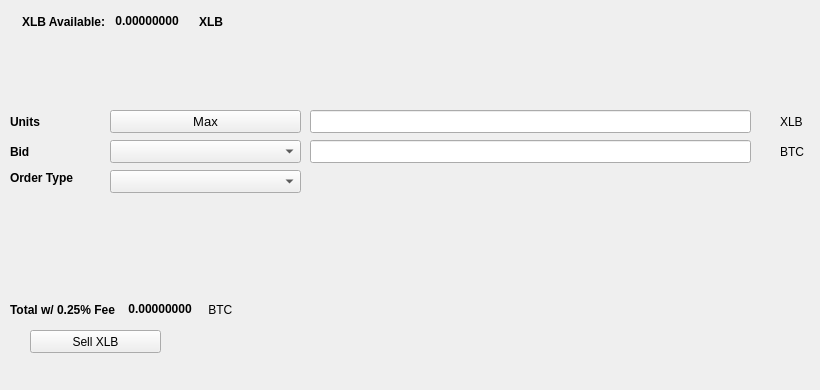
   <widget class="QWidget" name="SellTab">
    <attribute name="title">
     <string>Sell</string>
    </attribute>
    <widget class="QLabel" name="label_16">
     <property name="geometry">
      <rect>
       <x>780</x>
       <y>140</y>
       <width>31</width>
       <height>23</height>
      </rect>
     </property>
     <property name="text">
      <string>BTC</string>
     </property>
    </widget>
    <widget class="QComboBox" name="SellBidcomboBox">
     <property name="geometry">
      <rect>
       <x>110</x>
       <y>140</y>
       <width>191</width>
       <height>23</height>
      </rect>
     </property>
     <property name="font">
      <font>
       <pointsize>10</pointsize>
      </font>
     </property>
    </widget>
    <widget class="QLabel" name="label_18">
     <property name="geometry">
      <rect>
       <x>10</x>
       <y>110</y>
       <width>46</width>
       <height>23</height>
      </rect>
     </property>
     <property name="font">
      <font>
       <weight>75</weight>
       <bold>true</bold>
      </font>
     </property>
     <property name="text">
      <string>Units</string>
     </property>
    </widget>
    <widget class="QPushButton" name="Sell_Max_Amount">
     <property name="geometry">
      <rect>
       <x>110</x>
       <y>110</y>
       <width>191</width>
       <height>23</height>
      </rect>
     </property>
     <property name="font">
      <font>
       <pointsize>10</pointsize>
      </font>
     </property>
     <property name="text">
      <string>Max</string>
     </property>
    </widget>
    <widget class="QLabel" name="label_20">
     <property name="geometry">
      <rect>
       <x>10</x>
       <y>170</y>
       <width>91</width>
       <height>16</height>
      </rect>
     </property>
     <property name="font">
      <font>
       <weight>75</weight>
       <bold>true</bold>
      </font>
     </property>
     <property name="text">
      <string>Order Type</string>
     </property>
    </widget>
    <widget class="QComboBox" name="SellOrdertypeCombo">
     <property name="geometry">
      <rect>
       <x>110</x>
       <y>170</y>
       <width>191</width>
       <height>23</height>
      </rect>
     </property>
     <property name="font">
      <font>
       <pointsize>10</pointsize>
      </font>
     </property>
    </widget>
    <widget class="QLabel" name="label_21">
     <property name="geometry">
      <rect>
       <x>10</x>
       <y>140</y>
       <width>46</width>
       <height>23</height>
      </rect>
     </property>
     <property name="font">
      <font>
       <weight>75</weight>
       <bold>true</bold>
      </font>
     </property>
     <property name="text">
      <string>Bid</string>
     </property>
    </widget>
    <widget class="QLabel" name="label_22">
     <property name="geometry">
      <rect>
       <x>780</x>
       <y>110</y>
       <width>31</width>
       <height>23</height>
      </rect>
     </property>
     <property name="text">
      <string>XLB</string>
     </property>
    </widget>
    <widget class="QLineEdit" name="UnitsInputPIV">
     <property name="geometry">
      <rect>
       <x>310</x>
       <y>110</y>
       <width>441</width>
       <height>23</height>
      </rect>
     </property>
     <property name="font">
      <font>
       <pointsize>9</pointsize>
       <weight>75</weight>
       <bold>true</bold>
      </font>
     </property>
    </widget>
    <widget class="QLineEdit" name="SellBidPriceEdit">
     <property name="geometry">
      <rect>
       <x>310</x>
       <y>140</y>
       <width>441</width>
       <height>23</height>
      </rect>
     </property>
     <property name="font">
      <font>
       <pointsize>9</pointsize>
       <weight>75</weight>
       <bold>true</bold>
      </font>
     </property>
    </widget>
    <widget class="QPushButton" name="SellPIVBTN">
     <property name="geometry">
      <rect>
       <x>30</x>
       <y>330</y>
       <width>131</width>
       <height>23</height>
      </rect>
     </property>
     <property name="text">
      <string>Sell XLB</string>
     </property>
     <property name="icon">
      <iconset resource="../liberty">
       <normaloff>:/icons/bitcoin</normaloff>:/icons/bitcoin</iconset>
     </property>
    </widget>
    <widget class="QWidget" name="layoutWidget3">
     <property name="geometry">
      <rect>
       <x>22</x>
       <y>12</y>
       <width>258</width>
       <height>19</height>
      </rect>
     </property>
     <layout class="QHBoxLayout" name="horizontalLayout">
      <item>
       <widget class="QLabel" name="label232_2">
        <property name="font">
         <font>
          <weight>75</weight>
          <bold>true</bold>
         </font>
        </property>
        <property name="text">
         <string>XLB Available:</string>
        </property>
       </widget>
      </item>
      <item>
       <widget class="QLabel" name="PIVAvailableLabel">
        <property name="palette">
         <palette>
          <active>
           <colorrole role="WindowText">
            <brush brushstyle="SolidPattern">
             <color alpha="255">
              <red>0</red>
              <green>0</green>
              <blue>0</blue>
             </color>
            </brush>
           </colorrole>
           <colorrole role="Button">
            <brush brushstyle="SolidPattern">
             <color alpha="255">
              <red>0</red>
              <green>170</green>
              <blue>0</blue>
             </color>
            </brush>
           </colorrole>
           <colorrole role="Light">
            <brush brushstyle="SolidPattern">
             <color alpha="255">
              <red>0</red>
              <green>255</green>
              <blue>0</blue>
             </color>
            </brush>
           </colorrole>
           <colorrole role="Midlight">
            <brush brushstyle="SolidPattern">
             <color alpha="255">
              <red>0</red>
              <green>212</green>
              <blue>0</blue>
             </color>
            </brush>
           </colorrole>
           <colorrole role="Dark">
            <brush brushstyle="SolidPattern">
             <color alpha="255">
              <red>0</red>
              <green>85</green>
              <blue>0</blue>
             </color>
            </brush>
           </colorrole>
           <colorrole role="Mid">
            <brush brushstyle="SolidPattern">
             <color alpha="255">
              <red>0</red>
              <green>113</green>
              <blue>0</blue>
             </color>
            </brush>
           </colorrole>
           <colorrole role="Text">
            <brush brushstyle="SolidPattern">
             <color alpha="255">
              <red>0</red>
              <green>170</green>
              <blue>0</blue>
             </color>
            </brush>
           </colorrole>
           <colorrole role="BrightText">
            <brush brushstyle="SolidPattern">
             <color alpha="255">
              <red>255</red>
              <green>255</green>
              <blue>255</blue>
             </color>
            </brush>
           </colorrole>
           <colorrole role="ButtonText">
            <brush brushstyle="SolidPattern">
             <color alpha="255">
              <red>0</red>
              <green>0</green>
              <blue>0</blue>
             </color>
            </brush>
           </colorrole>
           <colorrole role="Base">
            <brush brushstyle="SolidPattern">
             <color alpha="255">
              <red>255</red>
              <green>255</green>
              <blue>255</blue>
             </color>
            </brush>
           </colorrole>
           <colorrole role="Window">
            <brush brushstyle="SolidPattern">
             <color alpha="255">
              <red>0</red>
              <green>170</green>
              <blue>0</blue>
             </color>
            </brush>
           </colorrole>
           <colorrole role="Shadow">
            <brush brushstyle="SolidPattern">
             <color alpha="255">
              <red>0</red>
              <green>0</green>
              <blue>0</blue>
             </color>
            </brush>
           </colorrole>
           <colorrole role="AlternateBase">
            <brush brushstyle="SolidPattern">
             <color alpha="255">
              <red>127</red>
              <green>212</green>
              <blue>127</blue>
             </color>
            </brush>
           </colorrole>
           <colorrole role="ToolTipBase">
            <brush brushstyle="SolidPattern">
             <color alpha="255">
              <red>255</red>
              <green>255</green>
              <blue>220</blue>
             </color>
            </brush>
           </colorrole>
           <colorrole role="ToolTipText">
            <brush brushstyle="SolidPattern">
             <color alpha="255">
              <red>0</red>
              <green>0</green>
              <blue>0</blue>
             </color>
            </brush>
           </colorrole>
          </active>
          <inactive>
           <colorrole role="WindowText">
            <brush brushstyle="SolidPattern">
             <color alpha="255">
              <red>0</red>
              <green>0</green>
              <blue>0</blue>
             </color>
            </brush>
           </colorrole>
           <colorrole role="Button">
            <brush brushstyle="SolidPattern">
             <color alpha="255">
              <red>0</red>
              <green>170</green>
              <blue>0</blue>
             </color>
            </brush>
           </colorrole>
           <colorrole role="Light">
            <brush brushstyle="SolidPattern">
             <color alpha="255">
              <red>0</red>
              <green>255</green>
              <blue>0</blue>
             </color>
            </brush>
           </colorrole>
           <colorrole role="Midlight">
            <brush brushstyle="SolidPattern">
             <color alpha="255">
              <red>0</red>
              <green>212</green>
              <blue>0</blue>
             </color>
            </brush>
           </colorrole>
           <colorrole role="Dark">
            <brush brushstyle="SolidPattern">
             <color alpha="255">
              <red>0</red>
              <green>85</green>
              <blue>0</blue>
             </color>
            </brush>
           </colorrole>
           <colorrole role="Mid">
            <brush brushstyle="SolidPattern">
             <color alpha="255">
              <red>0</red>
              <green>113</green>
              <blue>0</blue>
             </color>
            </brush>
           </colorrole>
           <colorrole role="Text">
            <brush brushstyle="SolidPattern">
             <color alpha="255">
              <red>0</red>
              <green>170</green>
              <blue>0</blue>
             </color>
            </brush>
           </colorrole>
           <colorrole role="BrightText">
            <brush brushstyle="SolidPattern">
             <color alpha="255">
              <red>255</red>
              <green>255</green>
              <blue>255</blue>
             </color>
            </brush>
           </colorrole>
           <colorrole role="ButtonText">
            <brush brushstyle="SolidPattern">
             <color alpha="255">
              <red>0</red>
              <green>0</green>
              <blue>0</blue>
             </color>
            </brush>
           </colorrole>
           <colorrole role="Base">
            <brush brushstyle="SolidPattern">
             <color alpha="255">
              <red>255</red>
              <green>255</green>
              <blue>255</blue>
             </color>
            </brush>
           </colorrole>
           <colorrole role="Window">
            <brush brushstyle="SolidPattern">
             <color alpha="255">
              <red>0</red>
              <green>170</green>
              <blue>0</blue>
             </color>
            </brush>
           </colorrole>
           <colorrole role="Shadow">
            <brush brushstyle="SolidPattern">
             <color alpha="255">
              <red>0</red>
              <green>0</green>
              <blue>0</blue>
             </color>
            </brush>
           </colorrole>
           <colorrole role="AlternateBase">
            <brush brushstyle="SolidPattern">
             <color alpha="255">
              <red>127</red>
              <green>212</green>
              <blue>127</blue>
             </color>
            </brush>
           </colorrole>
           <colorrole role="ToolTipBase">
            <brush brushstyle="SolidPattern">
             <color alpha="255">
              <red>255</red>
              <green>255</green>
              <blue>220</blue>
             </color>
            </brush>
           </colorrole>
           <colorrole role="ToolTipText">
            <brush brushstyle="SolidPattern">
             <color alpha="255">
              <red>0</red>
              <green>0</green>
              <blue>0</blue>
             </color>
            </brush>
           </colorrole>
          </inactive>
          <disabled>
           <colorrole role="WindowText">
            <brush brushstyle="SolidPattern">
             <color alpha="255">
              <red>0</red>
              <green>85</green>
              <blue>0</blue>
             </color>
            </brush>
           </colorrole>
           <colorrole role="Button">
            <brush brushstyle="SolidPattern">
             <color alpha="255">
              <red>0</red>
              <green>170</green>
              <blue>0</blue>
             </color>
            </brush>
           </colorrole>
           <colorrole role="Light">
            <brush brushstyle="SolidPattern">
             <color alpha="255">
              <red>0</red>
              <green>255</green>
              <blue>0</blue>
             </color>
            </brush>
           </colorrole>
           <colorrole role="Midlight">
            <brush brushstyle="SolidPattern">
             <color alpha="255">
              <red>0</red>
              <green>212</green>
              <blue>0</blue>
             </color>
            </brush>
           </colorrole>
           <colorrole role="Dark">
            <brush brushstyle="SolidPattern">
             <color alpha="255">
              <red>0</red>
              <green>85</green>
              <blue>0</blue>
             </color>
            </brush>
           </colorrole>
           <colorrole role="Mid">
            <brush brushstyle="SolidPattern">
             <color alpha="255">
              <red>0</red>
              <green>113</green>
              <blue>0</blue>
             </color>
            </brush>
           </colorrole>
           <colorrole role="Text">
            <brush brushstyle="SolidPattern">
             <color alpha="255">
              <red>0</red>
              <green>85</green>
              <blue>0</blue>
             </color>
            </brush>
           </colorrole>
           <colorrole role="BrightText">
            <brush brushstyle="SolidPattern">
             <color alpha="255">
              <red>255</red>
              <green>255</green>
              <blue>255</blue>
             </color>
            </brush>
           </colorrole>
           <colorrole role="ButtonText">
            <brush brushstyle="SolidPattern">
             <color alpha="255">
              <red>0</red>
              <green>85</green>
              <blue>0</blue>
             </color>
            </brush>
           </colorrole>
           <colorrole role="Base">
            <brush brushstyle="SolidPattern">
             <color alpha="255">
              <red>0</red>
              <green>170</green>
              <blue>0</blue>
             </color>
            </brush>
           </colorrole>
           <colorrole role="Window">
            <brush brushstyle="SolidPattern">
             <color alpha="255">
              <red>0</red>
              <green>170</green>
              <blue>0</blue>
             </color>
            </brush>
           </colorrole>
           <colorrole role="Shadow">
            <brush brushstyle="SolidPattern">
             <color alpha="255">
              <red>0</red>
              <green>0</green>
              <blue>0</blue>
             </color>
            </brush>
           </colorrole>
           <colorrole role="AlternateBase">
            <brush brushstyle="SolidPattern">
             <color alpha="255">
              <red>0</red>
              <green>170</green>
              <blue>0</blue>
             </color>
            </brush>
           </colorrole>
           <colorrole role="ToolTipBase">
            <brush brushstyle="SolidPattern">
             <color alpha="255">
              <red>255</red>
              <green>255</green>
              <blue>220</blue>
             </color>
            </brush>
           </colorrole>
           <colorrole role="ToolTipText">
            <brush brushstyle="SolidPattern">
             <color alpha="255">
              <red>0</red>
              <green>0</green>
              <blue>0</blue>
             </color>
            </brush>
           </colorrole>
          </disabled>
         </palette>
        </property>
        <property name="font">
         <font>
          <weight>75</weight>
          <bold>true</bold>
         </font>
        </property>
        <property name="text">
         <string> 0.00000000 </string>
        </property>
        <property name="textInteractionFlags">
         <set>Qt::LinksAccessibleByMouse|Qt::TextSelectableByKeyboard|Qt::TextSelectableByMouse</set>
        </property>
       </widget>
      </item>
      <item>
       <widget class="QLabel" name="labelPIV">
        <property name="font">
         <font>
          <weight>75</weight>
          <bold>true</bold>
         </font>
        </property>
        <property name="text">
         <string>XLB</string>
        </property>
       </widget>
      </item>
     </layout>
    </widget>
    <widget class="QWidget" name="layoutWidget">
     <property name="geometry">
      <rect>
       <x>10</x>
       <y>300</y>
       <width>268</width>
       <height>19</height>
      </rect>
     </property>
     <layout class="QHBoxLayout" name="horizontalLayout_2">
      <item>
       <widget class="QLabel" name="label_19">
        <property name="font">
         <font>
          <weight>75</weight>
          <bold>true</bold>
         </font>
        </property>
        <property name="text">
         <string>Total w/ 0.25% Fee </string>
        </property>
       </widget>
      </item>
      <item>
       <widget class="QLabel" name="SellCostLabel">
        <property name="palette">
         <palette>
          <active>
           <colorrole role="WindowText">
            <brush brushstyle="SolidPattern">
             <color alpha="255">
              <red>0</red>
              <green>0</green>
              <blue>0</blue>
             </color>
            </brush>
           </colorrole>
           <colorrole role="Button">
            <brush brushstyle="SolidPattern">
             <color alpha="255">
              <red>0</red>
              <green>170</green>
              <blue>0</blue>
             </color>
            </brush>
           </colorrole>
           <colorrole role="Light">
            <brush brushstyle="SolidPattern">
             <color alpha="255">
              <red>0</red>
              <green>255</green>
              <blue>0</blue>
             </color>
            </brush>
           </colorrole>
           <colorrole role="Midlight">
            <brush brushstyle="SolidPattern">
             <color alpha="255">
              <red>0</red>
              <green>212</green>
              <blue>0</blue>
             </color>
            </brush>
           </colorrole>
           <colorrole role="Dark">
            <brush brushstyle="SolidPattern">
             <color alpha="255">
              <red>0</red>
              <green>85</green>
              <blue>0</blue>
             </color>
            </brush>
           </colorrole>
           <colorrole role="Mid">
            <brush brushstyle="SolidPattern">
             <color alpha="255">
              <red>0</red>
              <green>113</green>
              <blue>0</blue>
             </color>
            </brush>
           </colorrole>
           <colorrole role="Text">
            <brush brushstyle="SolidPattern">
             <color alpha="255">
              <red>0</red>
              <green>170</green>
              <blue>0</blue>
             </color>
            </brush>
           </colorrole>
           <colorrole role="BrightText">
            <brush brushstyle="SolidPattern">
             <color alpha="255">
              <red>255</red>
              <green>255</green>
              <blue>255</blue>
             </color>
            </brush>
           </colorrole>
           <colorrole role="ButtonText">
            <brush brushstyle="SolidPattern">
             <color alpha="255">
              <red>0</red>
              <green>0</green>
              <blue>0</blue>
             </color>
            </brush>
           </colorrole>
           <colorrole role="Base">
            <brush brushstyle="SolidPattern">
             <color alpha="255">
              <red>255</red>
              <green>255</green>
              <blue>255</blue>
             </color>
            </brush>
           </colorrole>
           <colorrole role="Window">
            <brush brushstyle="SolidPattern">
             <color alpha="255">
              <red>0</red>
              <green>170</green>
              <blue>0</blue>
             </color>
            </brush>
           </colorrole>
           <colorrole role="Shadow">
            <brush brushstyle="SolidPattern">
             <color alpha="255">
              <red>0</red>
              <green>0</green>
              <blue>0</blue>
             </color>
            </brush>
           </colorrole>
           <colorrole role="AlternateBase">
            <brush brushstyle="SolidPattern">
             <color alpha="255">
              <red>127</red>
              <green>212</green>
              <blue>127</blue>
             </color>
            </brush>
           </colorrole>
           <colorrole role="ToolTipBase">
            <brush brushstyle="SolidPattern">
             <color alpha="255">
              <red>255</red>
              <green>255</green>
              <blue>220</blue>
             </color>
            </brush>
           </colorrole>
           <colorrole role="ToolTipText">
            <brush brushstyle="SolidPattern">
             <color alpha="255">
              <red>0</red>
              <green>0</green>
              <blue>0</blue>
             </color>
            </brush>
           </colorrole>
          </active>
          <inactive>
           <colorrole role="WindowText">
            <brush brushstyle="SolidPattern">
             <color alpha="255">
              <red>0</red>
              <green>0</green>
              <blue>0</blue>
             </color>
            </brush>
           </colorrole>
           <colorrole role="Button">
            <brush brushstyle="SolidPattern">
             <color alpha="255">
              <red>0</red>
              <green>170</green>
              <blue>0</blue>
             </color>
            </brush>
           </colorrole>
           <colorrole role="Light">
            <brush brushstyle="SolidPattern">
             <color alpha="255">
              <red>0</red>
              <green>255</green>
              <blue>0</blue>
             </color>
            </brush>
           </colorrole>
           <colorrole role="Midlight">
            <brush brushstyle="SolidPattern">
             <color alpha="255">
              <red>0</red>
              <green>212</green>
              <blue>0</blue>
             </color>
            </brush>
           </colorrole>
           <colorrole role="Dark">
            <brush brushstyle="SolidPattern">
             <color alpha="255">
              <red>0</red>
              <green>85</green>
              <blue>0</blue>
             </color>
            </brush>
           </colorrole>
           <colorrole role="Mid">
            <brush brushstyle="SolidPattern">
             <color alpha="255">
              <red>0</red>
              <green>113</green>
              <blue>0</blue>
             </color>
            </brush>
           </colorrole>
           <colorrole role="Text">
            <brush brushstyle="SolidPattern">
             <color alpha="255">
              <red>0</red>
              <green>170</green>
              <blue>0</blue>
             </color>
            </brush>
           </colorrole>
           <colorrole role="BrightText">
            <brush brushstyle="SolidPattern">
             <color alpha="255">
              <red>255</red>
              <green>255</green>
              <blue>255</blue>
             </color>
            </brush>
           </colorrole>
           <colorrole role="ButtonText">
            <brush brushstyle="SolidPattern">
             <color alpha="255">
              <red>0</red>
              <green>0</green>
              <blue>0</blue>
             </color>
            </brush>
           </colorrole>
           <colorrole role="Base">
            <brush brushstyle="SolidPattern">
             <color alpha="255">
              <red>255</red>
              <green>255</green>
              <blue>255</blue>
             </color>
            </brush>
           </colorrole>
           <colorrole role="Window">
            <brush brushstyle="SolidPattern">
             <color alpha="255">
              <red>0</red>
              <green>170</green>
              <blue>0</blue>
             </color>
            </brush>
           </colorrole>
           <colorrole role="Shadow">
            <brush brushstyle="SolidPattern">
             <color alpha="255">
              <red>0</red>
              <green>0</green>
              <blue>0</blue>
             </color>
            </brush>
           </colorrole>
           <colorrole role="AlternateBase">
            <brush brushstyle="SolidPattern">
             <color alpha="255">
              <red>127</red>
              <green>212</green>
              <blue>127</blue>
             </color>
            </brush>
           </colorrole>
           <colorrole role="ToolTipBase">
            <brush brushstyle="SolidPattern">
             <color alpha="255">
              <red>255</red>
              <green>255</green>
              <blue>220</blue>
             </color>
            </brush>
           </colorrole>
           <colorrole role="ToolTipText">
            <brush brushstyle="SolidPattern">
             <color alpha="255">
              <red>0</red>
              <green>0</green>
              <blue>0</blue>
             </color>
            </brush>
           </colorrole>
          </inactive>
          <disabled>
           <colorrole role="WindowText">
            <brush brushstyle="SolidPattern">
             <color alpha="255">
              <red>0</red>
              <green>85</green>
              <blue>0</blue>
             </color>
            </brush>
           </colorrole>
           <colorrole role="Button">
            <brush brushstyle="SolidPattern">
             <color alpha="255">
              <red>0</red>
              <green>170</green>
              <blue>0</blue>
             </color>
            </brush>
           </colorrole>
           <colorrole role="Light">
            <brush brushstyle="SolidPattern">
             <color alpha="255">
              <red>0</red>
              <green>255</green>
              <blue>0</blue>
             </color>
            </brush>
           </colorrole>
           <colorrole role="Midlight">
            <brush brushstyle="SolidPattern">
             <color alpha="255">
              <red>0</red>
              <green>212</green>
              <blue>0</blue>
             </color>
            </brush>
           </colorrole>
           <colorrole role="Dark">
            <brush brushstyle="SolidPattern">
             <color alpha="255">
              <red>0</red>
              <green>85</green>
              <blue>0</blue>
             </color>
            </brush>
           </colorrole>
           <colorrole role="Mid">
            <brush brushstyle="SolidPattern">
             <color alpha="255">
              <red>0</red>
              <green>113</green>
              <blue>0</blue>
             </color>
            </brush>
           </colorrole>
           <colorrole role="Text">
            <brush brushstyle="SolidPattern">
             <color alpha="255">
              <red>0</red>
              <green>85</green>
              <blue>0</blue>
             </color>
            </brush>
           </colorrole>
           <colorrole role="BrightText">
            <brush brushstyle="SolidPattern">
             <color alpha="255">
              <red>255</red>
              <green>255</green>
              <blue>255</blue>
             </color>
            </brush>
           </colorrole>
           <colorrole role="ButtonText">
            <brush brushstyle="SolidPattern">
             <color alpha="255">
              <red>0</red>
              <green>85</green>
              <blue>0</blue>
             </color>
            </brush>
           </colorrole>
           <colorrole role="Base">
            <brush brushstyle="SolidPattern">
             <color alpha="255">
              <red>0</red>
              <green>170</green>
              <blue>0</blue>
             </color>
            </brush>
           </colorrole>
           <colorrole role="Window">
            <brush brushstyle="SolidPattern">
             <color alpha="255">
              <red>0</red>
              <green>170</green>
              <blue>0</blue>
             </color>
            </brush>
           </colorrole>
           <colorrole role="Shadow">
            <brush brushstyle="SolidPattern">
             <color alpha="255">
              <red>0</red>
              <green>0</green>
              <blue>0</blue>
             </color>
            </brush>
           </colorrole>
           <colorrole role="AlternateBase">
            <brush brushstyle="SolidPattern">
             <color alpha="255">
              <red>0</red>
              <green>170</green>
              <blue>0</blue>
             </color>
            </brush>
           </colorrole>
           <colorrole role="ToolTipBase">
            <brush brushstyle="SolidPattern">
             <color alpha="255">
              <red>255</red>
              <green>255</green>
              <blue>220</blue>
             </color>
            </brush>
           </colorrole>
           <colorrole role="ToolTipText">
            <brush brushstyle="SolidPattern">
             <color alpha="255">
              <red>0</red>
              <green>0</green>
              <blue>0</blue>
             </color>
            </brush>
           </colorrole>
          </disabled>
         </palette>
        </property>
        <property name="font">
         <font>
          <weight>75</weight>
          <bold>true</bold>
         </font>
        </property>
        <property name="autoFillBackground">
         <bool>false</bool>
        </property>
        <property name="text">
         <string> 0.00000000</string>
        </property>
        <property name="textInteractionFlags">
         <set>Qt::LinksAccessibleByMouse|Qt::TextSelectableByMouse</set>
        </property>
       </widget>
      </item>
      <item>
       <widget class="QLabel" name="label_17">
        <property name="font">
         <font>
          <weight>50</weight>
          <bold>false</bold>
         </font>
        </property>
        <property name="text">
         <string> BTC</string>
        </property>
       </widget>
      </item>
     </layout>
    </widget>
    <widget class="QLabel" name="label_23">
     <property name="geometry">
      <rect>
       <x>460</x>
       <y>300</y>
       <width>281</width>
       <height>81</height>
      </rect>
     </property>
     <property name="text">
      <string/>
     </property>
     <property name="pixmap">
      <pixmap>:/images/bittrex</pixmap>
     </property>
    </widget>
   </widget>
